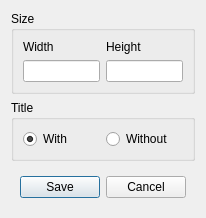
<?xml version="1.0" encoding="UTF-8"?>
<ui version="4.0">
 <class>Dialog</class>
 <widget class="QDialog" name="Dialog">
  <property name="geometry">
   <rect>
    <x>0</x>
    <y>0</y>
    <width>202</width>
    <height>214</height>
   </rect>
  </property>
  <property name="windowTitle">
   <string>Dialog</string>
  </property>
  <layout class="QVBoxLayout" name="verticalLayout">
   <item>
    <widget class="QGroupBox" name="groupBox">
     <property name="title">
      <string>Size</string>
     </property>
     <layout class="QHBoxLayout" name="horizontalLayout_2">
      <item>
       <widget class="QWidget" name="widget_3" native="true">
        <layout class="QVBoxLayout" name="verticalLayout_2">
         <property name="leftMargin">
          <number>0</number>
         </property>
         <property name="topMargin">
          <number>0</number>
         </property>
         <property name="rightMargin">
          <number>0</number>
         </property>
         <property name="bottomMargin">
          <number>0</number>
         </property>
         <item>
          <widget class="QLabel" name="label_2">
           <property name="text">
            <string>Width</string>
           </property>
          </widget>
         </item>
         <item>
          <widget class="QLineEdit" name="width_line"/>
         </item>
        </layout>
       </widget>
      </item>
      <item>
       <widget class="QWidget" name="widget_2" native="true">
        <layout class="QVBoxLayout" name="verticalLayout_3">
         <property name="leftMargin">
          <number>0</number>
         </property>
         <property name="topMargin">
          <number>0</number>
         </property>
         <property name="rightMargin">
          <number>0</number>
         </property>
         <property name="bottomMargin">
          <number>0</number>
         </property>
         <item>
          <widget class="QLabel" name="label">
           <property name="text">
            <string>Height</string>
           </property>
          </widget>
         </item>
         <item>
          <widget class="QLineEdit" name="height_line"/>
         </item>
        </layout>
       </widget>
      </item>
     </layout>
    </widget>
   </item>
   <item>
    <widget class="QGroupBox" name="groupBox_2">
     <property name="title">
      <string>Title</string>
     </property>
     <layout class="QHBoxLayout" name="horizontalLayout_3">
      <item>
       <widget class="QRadioButton" name="radio_with">
        <property name="text">
         <string>With</string>
        </property>
        <property name="checked">
         <bool>true</bool>
        </property>
       </widget>
      </item>
      <item>
       <widget class="QRadioButton" name="radio_without">
        <property name="text">
         <string>Without</string>
        </property>
       </widget>
      </item>
     </layout>
    </widget>
   </item>
   <item>
    <widget class="QWidget" name="widget" native="true">
     <property name="sizePolicy">
      <sizepolicy hsizetype="Preferred" vsizetype="Maximum">
       <horstretch>0</horstretch>
       <verstretch>0</verstretch>
      </sizepolicy>
     </property>
     <layout class="QHBoxLayout" name="horizontalLayout">
      <item>
       <widget class="QPushButton" name="btn_save">
        <property name="text">
         <string>Save</string>
        </property>
       </widget>
      </item>
      <item>
       <widget class="QPushButton" name="btn_cancel">
        <property name="text">
         <string>Cancel</string>
        </property>
       </widget>
      </item>
     </layout>
    </widget>
   </item>
  </layout>
 </widget>
 <resources/>
 <connections/>
</ui>
